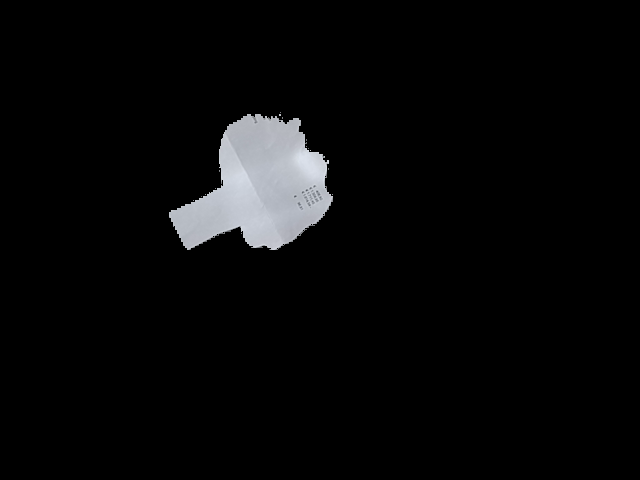
#> input picture frame_3.png, 640 x 480 px
$ python rrrrr.py
#> lines starting #> are read from the running program, lines starting #| are printed output that depends on the picture; after the words box and inside, x2 and y2 are one past the last pixel; in counts of white or black regions, pixels touching at a corner belong together
from __future__ import print_function
from __future__ import division
import cv2 as cv
import numpy as np
import argparse
from math import atan2, cos, sin, sqrt, pi

def drawAxis(img, p_, q_, colour, scale):
    p = list(p_)
    q = list(q_)

    angle = atan2(p[1] - q[1], p[0] - q[0]) # angle in radians
    hypotenuse = sqrt((p[1] - q[1]) * (p[1] - q[1]) + (p[0] - q[0]) * (p[0] - q[0]))

    # Here we lengthen the arrow by a factor of scale
    q[0] = p[0] - scale * hypotenuse * cos(angle)
    q[1] = p[1] - scale * hypotenuse * sin(angle)
    cv.line(img, (int(p[0]), int(p[1])), (int(q[0]), int(q[1])), colour, 1, cv.LINE_AA)

    # create the arrow hooks
    p[0] = q[0] + 9 * cos(angle + pi / 4)
    p[1] = q[1] + 9 * sin(angle + pi / 4)
    cv.line(img, (int(p[0]), int(p[1])), (int(q[0]), int(q[1])), colour, 1, cv.LINE_AA)

    p[0] = q[0] + 9 * cos(angle - pi / 4)
    p[1] = q[1] + 9 * sin(angle - pi / 4)
    cv.line(img, (int(p[0]), int(p[1])), (int(q[0]), int(q[1])), colour, 1, cv.LINE_AA)

def getOrientation(pts, img):

    sz = len(pts)
    data_pts = np.empty((sz, 2), dtype=np.float64)
    for i in range(data_pts.shape[0]):
        data_pts[i,0] = pts[i,0,0]
        data_pts[i,1] = pts[i,0,1]

    # Perform PCA analysis
    mean = np.empty((0))
    mean, eigenvectors, eigenvalues = cv.PCACompute2(data_pts, mean)

    # Store the center of the object
    cntr = (int(mean[0,0]), int(mean[0,1]))

    cv.circle(img, cntr, 3, (255, 0, 255), 2)
    p1 = (cntr[0] + 0.02 * eigenvectors[0,0] * eigenvalues[0,0], cntr[1] + 0.02 * eigenvectors[0,1] * eigenvalues[0,0])
    p2 = (cntr[0] - 0.02 * eigenvectors[1,0] * eigenvalues[1,0], cntr[1] - 0.02 * eigenvectors[1,1] * eigenvalues[1,0])
    drawAxis(img, cntr, p1, (0, 255, 0), 1)
    drawAxis(img, cntr, p2, (255, 255, 0), 5)

    angle = atan2(eigenvectors[0,1], eigenvectors[0,0]) # orientation in radians
    label = "  Rotation Angle: " + str(int(np.rad2deg(angle)) + 180) + " degrees" #str(-int(np.rad2deg(angle))- 90)
    textbox = cv.rectangle(img, (cntr[0], cntr[1]-25), (cntr[0] + 250, cntr[1] + 10), (255,255,255), -1)
    cv.putText(img, label, (cntr[0], cntr[1]), cv.FONT_HERSHEY_SIMPLEX, 0.5, (0,0,0), 1, cv.LINE_AA)

    return angle

parser = argparse.ArgumentParser(description='Code for Introduction to Principal Component Analysis (PCA) tutorial.\
                                              This program demonstrates how to use OpenCV PCA to extract the orientation of an object.')
parser.add_argument('--input', help='Path to input image.', default='frame_1.jpg')
args = parser.parse_args()

src = cv.imread("frame_3.png")
#> src is the input picture: shape (480, 640, 3); mean B, G, R 8.9, 8.5, 8.3
# Check if image is loaded successfully
if src is None:
    print('Could not open or find the image: ', args.input)
    exit(0)

cv.imshow('src', src)

# Convert image to grayscale
gray = cv.cvtColor(src, cv.COLOR_BGR2GRAY)

# Convert image to binary
_, bw = cv.threshold(gray, 50, 255, cv.THRESH_BINARY | cv.THRESH_OTSU)
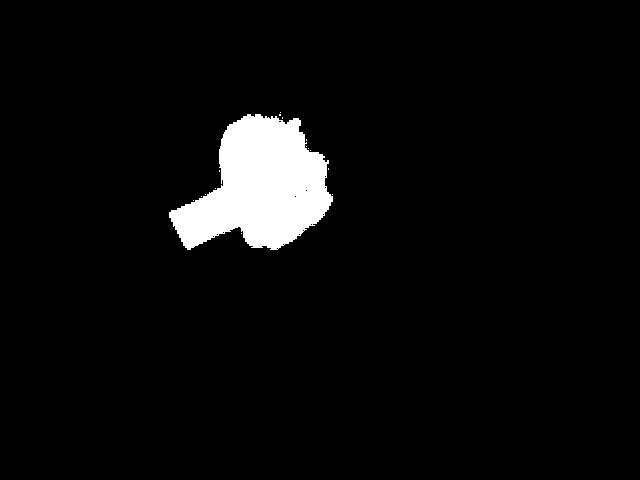
#> bw: shape (480, 640); 4.5% white; 16 white regions (15 under 20 px)

contours, _ = cv.findContours(bw, cv.RETR_LIST, cv.CHAIN_APPROX_NONE)
#> contours = 30 contours, 29 with area under 20; largest, box (x1, y1, x2, y2) and area: (169, 114, 333, 250) 13446

for i, c in enumerate(contours):
    # Calculate the area of each contour
    area = cv.contourArea(c)
    # Ignore contours that are too small or too large
    if area < 1e2 or 1e5 < area:
        continue

    # Draw each contour only for visualisation purposes
    cv.drawContours(src, contours, i, (0, 0, 255), 2)
    # Find the orientation of each shape
    getOrientation(c, src)
#> this loop made 30 passes
#> (area, sz in getOrientation, mean in getOrientation, eigenvectors in getOrientation, eigenvalues in getOrientation, p1 in getOrientation) on pass 29: (13446, 606, [[255, 188.1]], [[0.803, -0.596], [0.596, 0.803]], [2927.9, 1685.4], (302, 153.1))
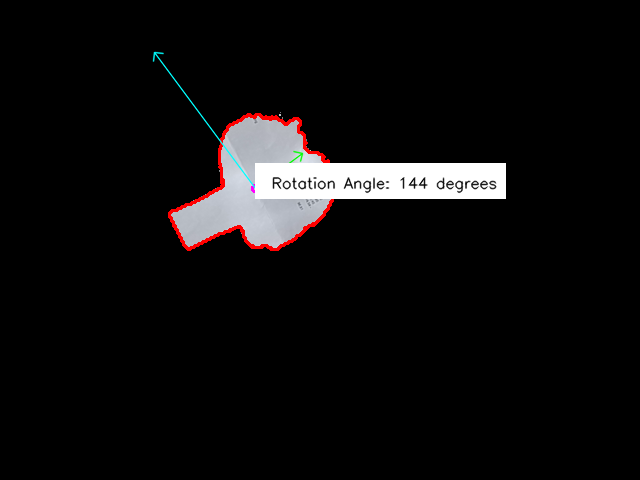
#> src: shape (480, 640, 3); 3.7% of pixels changed, all inside (x1, y1, x2, y2) = (152, 51, 506, 251)

cv.imshow('output', src)
cv.waitKey()
